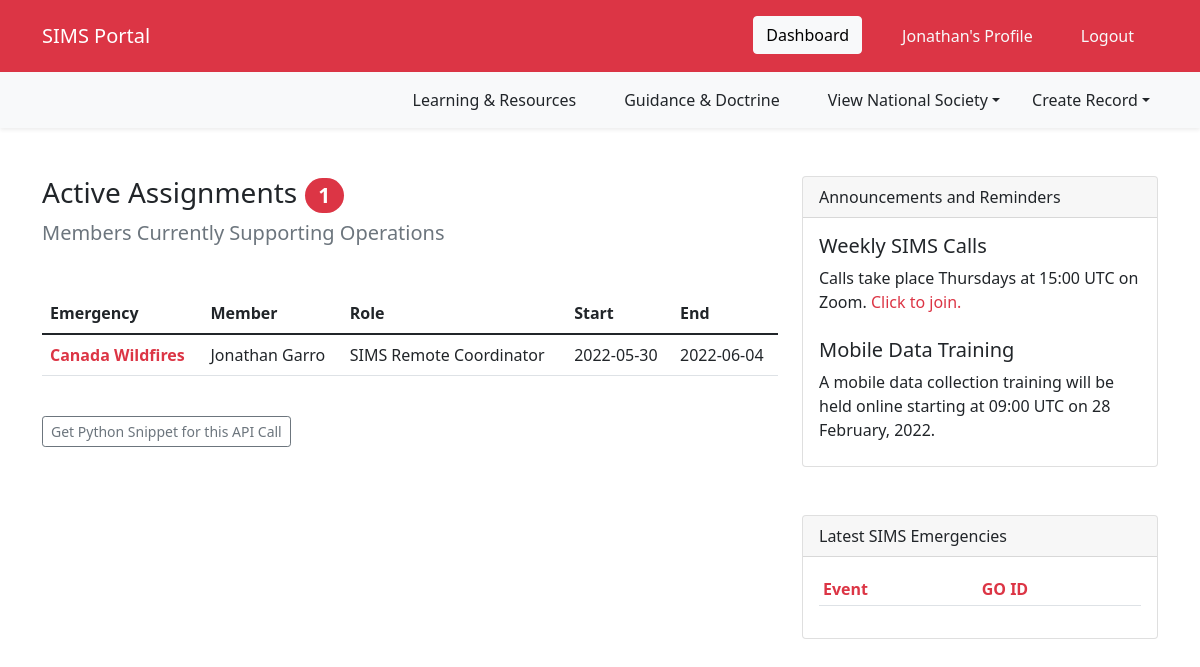
Page /dashboard (signed in) on the earlier database version.
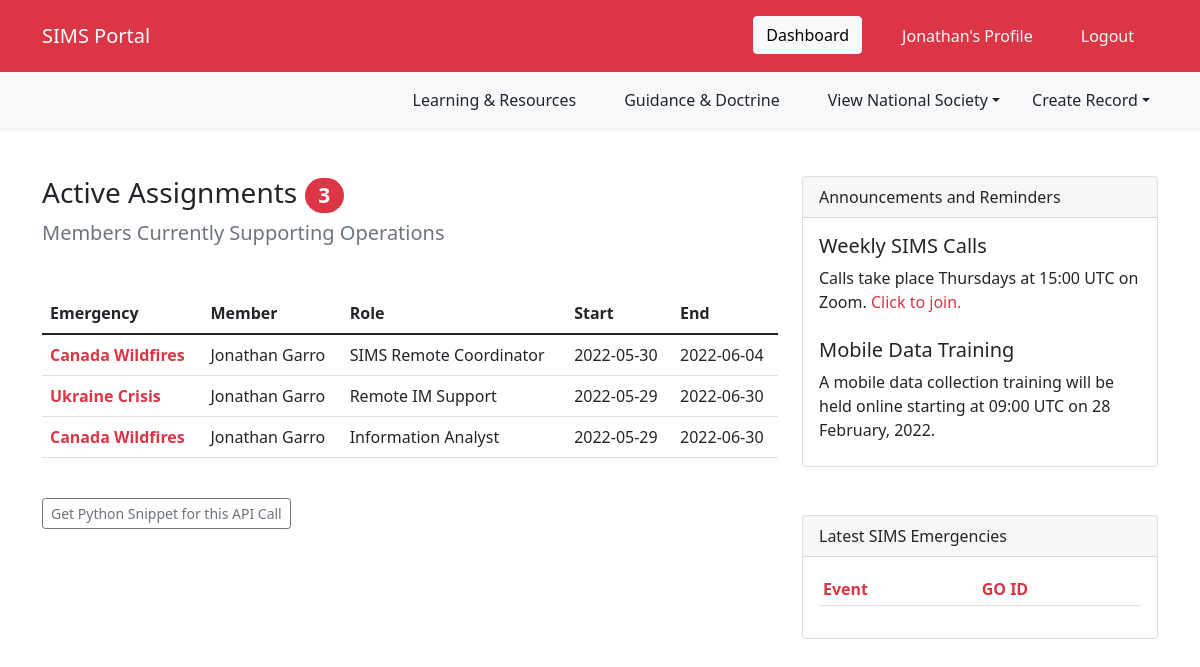
Same page on the later database version.
### SIMS_Portal/models.py (models this page shows, shortened)
class User(db.Model, UserMixin):
	__tablename__ = 'user'
	id = db.Column(db.Integer, primary_key=True)
	firstname = db.Column(db.String(40), nullable=False)
	lastname = db.Column(db.String(40), nullable=False)
	status = db.Column(db.String(20), default='Pending')
	birthday = db.Column(db.Date)
	email = db.Column(db.String(120), unique=True, nullable=False)
	password = db.Column(db.String(60), nullable=False)
	molnix_id = db.Column(db.Integer)
	job_title = db.Column(db.String(120))
	bio = db.Column(db.Text)
	is_admin = db.Column(db.Boolean, default=False)
	roles = db.Column(db.String(1000))
	languages = db.Column(db.String(1000))
	image_file = db.Column(db.String(20), nullable=False, default='default.png')
	ns_id = db.Column(db.Integer, ForeignKey('nationalsociety.ns_go_id'))
	assignments = db.relationship('Assignment', backref='assigned_member')
	products = db.relationship('Portfolio', backref='creator', lazy=True)
	created_at = db.Column(db.DateTime, server_default=func.now())
	updated_at = db.Column(db.DateTime, onupdate=func.now())

class Assignment(db.Model):
	__tablename__ = 'assignment'
	id = db.Column(db.Integer, primary_key=True)
	role = db.Column(db.String(100))
	start_date = db.Column(db.Date, nullable=False, default=datetime.utcnow)
	end_date = db.Column(db.Date, nullable=False)
	remote = db.Column(db.Boolean)
	assignment_details = db.Column(db.String(1000))
	user_id = db.Column(db.Integer, db.ForeignKey('user.id'))
	emergency_id = db.Column(db.Integer, db.ForeignKey('emergency.id'), default=0)
	created_at = db.Column(db.DateTime, server_default=func.now())
	updated_at = db.Column(db.DateTime, onupdate=func.now())

class Emergency(db.Model):
	__tablename__ = 'emergency'
	id = db.Column(db.Integer, primary_key=True)
	emergency_name = db.Column(db.String(100), nullable=False)
	emergency_glide = db.Column(db.String(20))
	emergency_go_id = db.Column(db.Integer)
	emergency_location_id = db.Column(db.Integer)
	emergency_review_id = db.Column(db.Integer)
	activation_details = db.Column(db.String(1000))
	emergency_type_id = db.Column(db.Integer, db.ForeignKey('emergencytype.id'))
	emergency_products = db.relationship('Portfolio', backref='emergency_response', lazy=True)
	assigned_to = db.relationship('Assignment', backref='assigned_emergency', lazy=True)
	created_at = db.Column(db.DateTime, server_default=func.now())
	updated_at = db.Column(db.DateTime, onupdate=func.now())

### SIMS_Portal/routes.py (the view)
@app.route('/dashboard')
@login_required
def dashboard():
	todays_date = datetime.today()
	count_active_assignments = db.engine.execute("SELECT COUNT(role) as AssignmentCount FROM assignment WHERE end_date > :todays_date", {'todays_date': todays_date}).first()
	print(count_active_assignments)
	active_assignments = db.engine.execute("SELECT * FROM assignment JOIN user ON user.id = assignment.user_id JOIN emergency ON emergency.id = assignment.emergency_id WHERE end_date > :todays_date", {'todays_date': todays_date})
	return render_template('dashboard.html', active_assignments=active_assignments, count_active_assignments=count_active_assignments)

### SIMS_Portal/models.py (called while the page is built)
@login_manager.user_loader
def load_user(user_id):
	return User.query.get(int(user_id))

### SIMS_Portal/templates/dashboard.html (shortened to what this page needs)
{% extends "layout.html" %}
{% block content %}
	<div class="container">
		<div class="row mb-5">
			<div class="col-md-8">
				<h3>Active Assignments <span class="badge rounded-pill bg-danger" id="smallbadge">{{count_active_assignments.AssignmentCount}}</span></h3>
				<h5 class="text-secondary mb-5">Members Currently Supporting Operations</h5>
				<table class='table'>
					<thead>
						<tr>
							<th>Emergency</th>
							<th>Member</th>
							<th>Role</th>
							<th>Start</th>
							<th>End</th>
						</tr>
					</thead>
					<tbody>
						{% for assignment in active_assignments %}
							<tr>
								<td class="fw-bold"><a href="/emergency/{{assignment.emergency_id}}" class='link-danger'>{{assignment.emergency_name}}</a></td>
								<td>{{assignment.firstname}} {{assignment.lastname}}</td>
								<td>{{assignment.role}}</td>
								<td>{{assignment.start_date}}</td>
								<td>{{assignment.end_date}}</td>
							</tr>
						{% endfor %}
					</tbody>
				</table>
<br>
				<div class="row">
					<div class="col my-auto">
					<button type="button" class="btn btn-outline-secondary btn-sm" data-toggle="modal" data-target="#exampleModalLong">
																	  Get Python Snippet for this API Call
																	</button>
					</div>
				</div>
			</div>
			<div class="col">
				<div class="card mb-5" style="">
					  <div class="card-header">Announcements and Reminders</div>
					  <div class="card-body text-dark">
						<h5 class="card-title">Weekly SIMS Calls</h5>
							<p class="card-text mb-4">Calls take place Thursdays at 15:00 UTC on Zoom. <a href="https://britishredcross.zoom.us/j/207753634?pwd=dFUyRnNEOC9PazFkVVJ1VWx3MGM2UT09" class="link-danger">Click to join.</a></p>
						<h5 class="card-title">Mobile Data Training</h5>
							<p class="card-text mb-2">A mobile data collection training will be held online starting at 09:00 UTC on 28 February, 2022.</p>
					  </div>
				</div>
					<div class="card mb-5" style="">
					  <div class="card-header">Latest SIMS Emergencies</div>
					  <div class="card-body text-dark">
						<table class="table table-sm">
						  <thead class="text-danger">
							<tr>
								  <th scope="col">Event</th>
								  <th scope="col">GO ID</th>
							</tr>
						  </thead>
						</table>
					  </div>
				</div>
			</div>
		</div>
	</div>
{% endblock content %}

### SIMS_Portal/templates/layout.html (shortened to what this page needs)
<!DOCTYPE html>
<html lang="en">
<head>
	<link href="https://cdn.jsdelivr.net/npm/bootstrap@5.1.3/dist/css/bootstrap.min.css" rel="stylesheet">
	<link href="https://cdn.datatables.net/1.11.4/css/dataTables.bootstrap5.min.css" rel="stylesheet">
	<link rel="stylesheet" type="text/css" href="{{ url_for('static', filename='css/main.css') }}">
	<link rel="stylesheet" href="https://cdn.jsdelivr.net/npm/bootstrap-icons@1.8.3/font/bootstrap-icons.css">
</head>
<body>
	<header>
	<nav id="navbar_top" class="navbar navbar-expand-md navbar-dark bg-danger navbar-static-top py-3">
	 <div class="container">
		{% if current_user.is_authenticated %}
			<a class="navbar-brand" href="/dashboard">SIMS Portal</a>
		{% else %}
			<a class="navbar-brand" href="/">SIMS Portal</a>
		{% endif %}
	  <div class="collapse navbar-collapse" id="main_nav">
		<ul class="navbar-nav ms-auto">
			{% if current_user.is_authenticated %}
				{% if request.path == '/dashboard' %}
					<li class="nav-item px-3"><button type="button" class="btn btn-light">Dashboard</button></li>
				{% else %}
					<li class="nav-item px-3"><a class="nav-link text-light" href="/dashboard"> Dashboard </a></li>
				{% endif %}
				{% if request.path == '/profile' %}
					<li class="nav-item px-3"><button type="button" class="btn btn-light">{{ current_user.firstname }}'s Profile</button></li>
				{% else %}
				<li class="nav-item px-3"><a class="nav-link text-light" href="/profile"> {{ current_user.firstname }}'s Profile </a></li>
				{% endif %}
				<li class="nav-item px-3"><a class="nav-link text-light" href="/logout"> Logout </a></li>
			{% endif %}
		</ul>
	  </div>
	</nav>
	{% if current_user.is_authenticated %}
	<nav id="navbar_top" class="navbar navbar-expand-sm box-shadow shadow-sm navbar-dark bg-light sticky-top mb-5 ">
	 <div class="container">
	  <div class="collapse navbar-collapse" id="main_nav">
		<ul class="navbar-nav ms-auto">
			<li class="nav-item px-3"><a class="nav-link text-dark" href="#"> Learning & Resources</a></li>
			<li class="nav-item px-3"><a class="nav-link text-dark" href="#"> Guidance & Doctrine</a></li>
			<li class="nav-item dropdown px-3">
				<a class="nav-link dropdown-toggle text-dark" href="#" id="navbarDropdown" role="button" data-toggle="dropdown" aria-haspopup="true" aria-expanded="false">View National Society</a>
			</li>
			<li class="nav-item dropdown pl-3">
				<a class="nav-link dropdown-toggle text-dark" href="#" id="navbarDropdown" role="button" data-toggle="dropdown" aria-haspopup="true" aria-expanded="false">Create Record</a>
			</li>
		</ul>
	  </div>
	 </div>
	</nav>
	{% endif %}
	</header>
	{% block content %}{% endblock %}
</body>
</html>

### SIMS_Portal/static/css/main.css (style rules this page uses)
a:link { text-decoration: none; }

Differences in the rows shown:
added Assignment: emergency_name "Ukraine Crisis", firstname "Jonathan", lastname "Garro", role "Remote IM Support", start_date "2022-05-29", end_date "2022-06-30"
added Assignment: emergency_name "Canada Wildfires", firstname "Jonathan", lastname "Garro", role "Information Analyst", start_date "2022-05-29", end_date "2022-06-30"
Other differences:
{{ count_active_assignments.AssignmentCount }}: "1" → "3"
